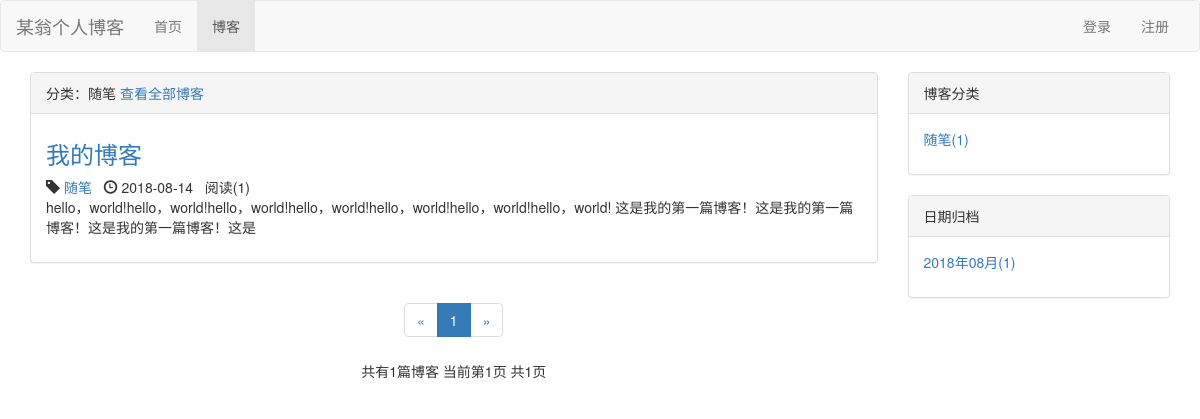
The page /blog/type/1 on the database its author committed.
### blog/models.py (models this page shows, shortened)
class BlogType(models.Model):
	type_name = models.CharField(max_length=15)

class Blog(models.Model,ReadNumExpandMethod):
	title = models.CharField(max_length=50)
	blog_type  = models.ForeignKey(BlogType,on_delete=models.DO_NOTHING)
	content = RichTextUploadingField(ReadDetail)
	author = models.ForeignKey(User,on_delete=models.DO_NOTHING)
	create_time = models.DateTimeField(auto_now_add=True)
	last_update_time = models.DateTimeField(auto_now=True)
	read_details = GenericRelation(ReadDetail)
	class Meta:
		ordering = ['-create_time']

### read_statistics/models.py (models this page shows)
class ReadNum(models.Model):
    read_num = models.IntegerField(default=0)
    content_type = models.ForeignKey(ContentType,on_delete=models.DO_NOTHING)
    object_id = models.PositiveIntegerField()
    content_object = GenericForeignKey('content_type', "object_id")

### blog/views.py (the view)
def blogs_with_type(request,blog_type_pk):
    blog_type = get_object_or_404(BlogType,pk=blog_type_pk)
    blog_all_list = Blog.objects.filter(blog_type=blog_type)
    context = get_blog_list_common_data(request,blog_all_list)
    context['blog_type'] = blog_type
    return render(request,'blog/blogs_with_type.html', context)

### read_statistics/models.py (called while the page is built)
	def get_read_num(self):
		try:
			ct = ContentType.objects.get_for_model(self)
			readnum = ReadNum.objects.get(content_type=ct, object_id=self.pk)
			return readnum.read_num
		except exceptions.ObjectDoesNotExist:
			return 0

### blog/templates/blog/blogs_with_type.html (shortened to what this page needs)
{% extends 'blog/blog_list.html' %}
{% block blog_list_title %}
    分类：{{ blog_type.type_name }}
    <a href="{% url 'blog_list' %}">查看全部博客</a>
{% endblock %}

### blog/templates/blog/blog_list.html (shortened to what this page needs)
{% extends 'base.html' %}
{% load staticfiles %}
{% block nav_blog_active %}
    active
{% endblock %}
{% block header_extends %}
    <link rel="stylesheet" href="{% static 'blog/blog.css' %}">
{% endblock %}
{% block content %}
        <div class="container">
            <div class="row">
                <div class="col-xs-12 col-sm-9 col-md-9 col-lg-9">
                    <div class="panel panel-default">
                        <div class="panel-heading">
                            {% block blog_list_title %}博客列表{% endblock %}
                        </div>
                        <div class="panel-body">
                            {% for blog in blogs %}
                                <div class="blog">
                                    <h3><a href="{% url 'blog_detail' blog.pk %}">{{ blog.title }}</a></h3>
                                    <p class="blog-info">
                                        <span class="glyphicon glyphicon-tag"></span>
                                        <a href="{% url 'blogs_with_type' blog.blog_type.pk %}">{{ blog.blog_type.type_name }}</a>&nbsp;&nbsp;
                                        <span class="glyphicon glyphicon-time"></span>
                                        {{ blog.create_time|date:'Y-m-d' }}&nbsp;&nbsp;
                                        阅读({{ blog.get_read_num }})
                                    </p>
                                    <p>{{ blog.content|striptags|truncatechars:120 }}</p>
                                </div>
                            {% empty %}
                                <div class="blog">
                                <h3>暂无博客，敬请期待！</h3>
                                </div>
                            {% endfor %}
                        </div>
                    </div>
                    <div class="paginator">
                              <ul class="pagination">
                                <li>
                                    {% if page_of_blogs.has_previous %}
                                        <a href="?page={{ page_of_blogs.previous_page_number }}" aria-label="Previous">
                                        <span aria-hidden="true">&laquo;</span>
                                        </a>
                                    {% else %}
                                        <span aria-hidden="true">&laquo;</span>
                                    {% endif %}
                                </li>
                                  {% for page_num in page_range %}
                                      {% if page_num == page_of_blogs.number %}
                                          <li class="active"><a href="?page={{ page_num }}">{{ page_num }}</a></li>
                                      {% else %}
                                          {% if page_num == '...' %}
                                              <li><span>{{ page_num }}</span></li>
                                          {% else%}
                                              <li><a href="?page={{ page_num }}">{{ page_num }}</a></li>
                                          {% endif %}
                                      {% endif %}
                                  {% endfor %}
                                <li>
                                    {% if page_of_blogs.has_next %}
                                        <a href="?page={{ page_of_blogs.next_page_number }}" aria-label="Next">
                                        <span aria-hidden="true">&raquo;</span>
                                    </a>
                                    {% else %}
                                        <span aria-hidden="true">&raquo;</span>
                                    {% endif %}
                                </li>
                              </ul>
                        <p>
                            共有{{ page_of_blogs.paginator.count }}篇博客
                            当前第{{ page_of_blogs.number }}页
                            共{{ page_of_blogs.paginator.count }}页
                        </p>
                    </div>
                </div>
                <div class="hidden-xs col-sm-3 col-md-3 col-lg-3">
                    <div class="panel panel-default">
                        <div class="panel-heading">
                            博客分类
                        </div>
                        <div class="panel-body">
                            <ul class="blog_types">
                                {% for blog_type in blog_types %}
                                    <li>
                                        <a href="{% url 'blogs_with_type' blog_type.pk %}">
                                            {{ blog_type.type_name }}({{ blog_type.blog_count }})
                                        </a>
                                    </li>
                                {% empty %}
                                    <li>暂无分类</li>
                                {% endfor %}
                            </ul>
                        </div>
                    </div>
                    <div class="panel panel-default">
                        <div class="panel-heading">日期归档</div>
                        <div class="panel-body">
                            <ul>
                                {% for blog_date,blog_count in blog_dates.items %}
                                    <li>
                                        <a href="{% url 'blogs_with_date' blog_date.year blog_date.month %}">
                                            {{ blog_date|date:"Y年m月"}}({{ blog_count }})
                                        </a>
                                    </li>
                                {% endfor %}
                            </ul>
                        </div>
                    </div>
                </div>
            </div>
        </div>
{% endblock %}

### static/base.css (style rules this page uses)
* { margin: 0; padding:0; }
ul { list-style: none; }

### blog/static/blog/blog.css (style rules this page uses)
ul.blog_types { list-style-type: none; }
div.blog h3 { margin-top: 0.5em; }
div.blog p.blog-info { margin-bottom: 0; }
div.paginator { text-align: center; }

### rows shown on the page
BlogType: type_name "随笔", blog_count "1"
Blog: title "我的博客", blog_type.type_name "随笔", create_time "2018-08-14", get_read_num "1", content "hello，world!hello，world!hello，world!hello，world!hello，world!hello，world!hello，world! 这是我的第一篇博客！这是我的第一篇博客！这是我的第一篇博客！这是"

### other values the page prints
{{ page_num }} "1"
{{ page_of_blogs.paginator.count }} "1"
{{ page_of_blogs.number }} "1"
{{ blog_date|date:"Y年m月" }} "2018年08月"
{{ blog_count }} "1"
